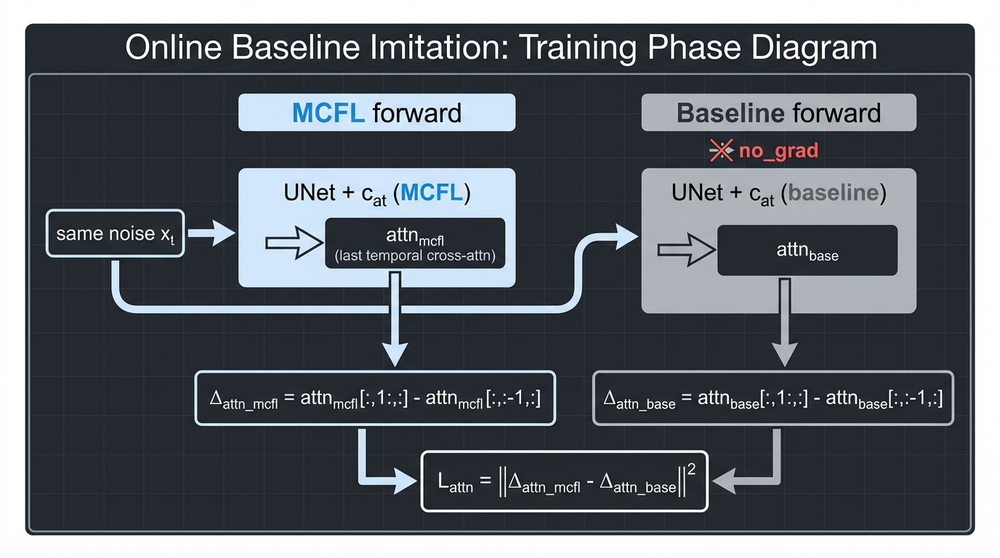
#> input picture assets/mcfl_obi_training.png, 1000 x 558 px, shrunk from 1376 x 768 before the run
$ python remove_concat_box.py ../assets/mcfl_obi_training.png
#> lines starting #> are read from the running program, lines starting #| are printed output that depends on the picture; after the words box and inside, x2 and y2 are one past the last pixel; in counts of white or black regions, pixels touching at a corner belong together
#!/usr/bin/env python3
"""Remove the concatenation box from the MCFL diagram (Conditioning column, top)."""
import sys
from pathlib import Path

try:
    from PIL import Image
    import numpy as np
except ImportError:
    print("Need: pip install Pillow numpy")
    sys.exit(1)

def main():
    base = Path(__file__).resolve().parent.parent
    default_path = base / ".cursor/projects/root-autodl-tmp-TIA2V/assets/c__Users___AppData_Roaming_Cursor_User_workspaceStorage_aac6adad80161847fcf3b54062fe86a1_images_Generated_image-f48459e5-4103-4350-9771-85896cc1885a.png"
    src = Path(sys.argv[1]) if len(sys.argv) > 1 else default_path
    if not src.exists():
        print(f"Image not found: {src}")
        sys.exit(1)

    img = Image.open(src).convert("RGB")
#> img is the input picture: PIL image 1000x558 RGB; mean R, G, B 92.7, 98.3, 104.6
    arr = np.array(img)
    h, w = arr.shape[:2]
#> h = 558; w = 1000

    # Conditioning column = right third; concat box = top of that column
    # Fill (x0:x1, y0:y1) with median background color from image edges
    x0, x1 = int(0.60 * w), w
#> x0 = 600; x1 = 1000
    y0, y1 = 0, int(0.32 * h)
#> y0 = 0; y1 = 178

    # Sample background from dark corners/edges
    samples = [
        arr[10, 10], arr[h - 10, 10], arr[10, w - 10],
        arr[h // 2, x0 - 30],
    ]
#> samples = [[255, 255, 255], [255, 255, 254], [255, 254, 255], [37, 42, 47]]
    fill = np.median(samples, axis=0).astype(np.uint8)
#> fill = [255, 254, 254]

    arr[y0:y1, x0:x1] = fill
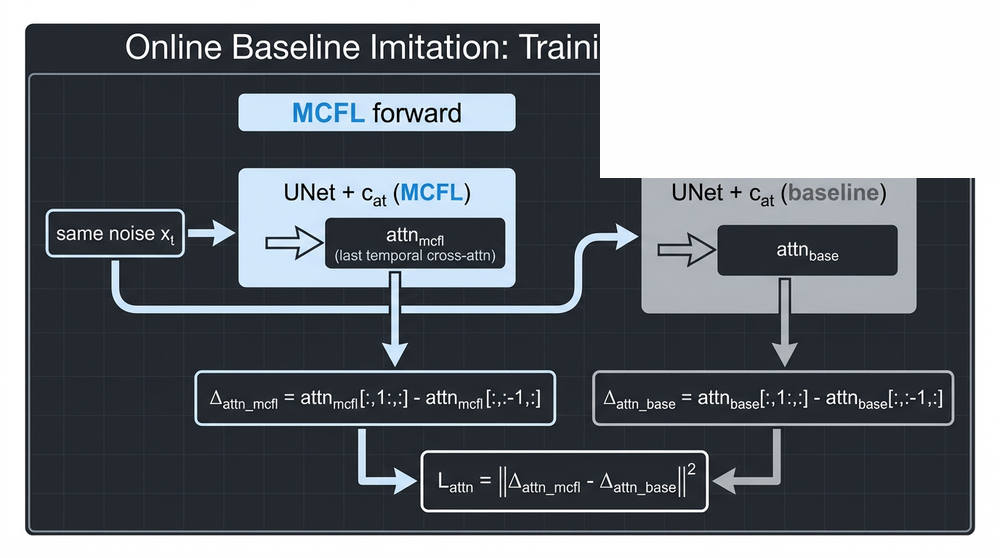
#> arr: shape (558, 1000, 3); 12.7% of pixels changed, all inside (x1, y1, x2, y2) = (600, 0, 1000, 178)

    out = src.parent / (src.stem + "_no_concat_box" + src.suffix)
    Image.fromarray(arr).save(out, "PNG")
    print(f"Saved: {out}")
    return str(out)

if __name__ == "__main__":
    main()
